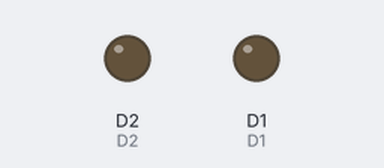
A sketch run on a simulated ESP8266 (NodeMCU). Parts: output pins drawn as LEDs (lit = HIGH). WiFi joins after 1.5 s; servers stay silent unless stated; what the sketch prints to the serial monitor is not drawn.

Above: at 0.1 s.
At 1.6 s:
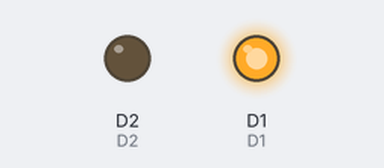
Timing chart, 0 to 3.1 s (numbered marks = the images above):
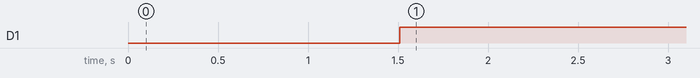

Measured:
- by itself, D1: LOW → HIGH at 1.5 s

The sketch:

WiFiStatusIndicator_using_ESP8266.ino
```cpp
/*
 * Project: WiFiStatusIndicator using ESP8266
 * Description: Monitors Wi-Fi and internet connectivity, using LEDs to indicate status.
 * Green LED (D1) = Wi-Fi + Internet connected
 * Red LED (D2) = Wi-Fi connected, but no internet
 * Red LED (D2) = No Wi-Fi connection
 * Author: [https://www.linkedin.com/in/vikram-lendave-aa8231267/]
 */

#include <ESP8266WiFi.h>

const int D1 = 5;  // GPIO5
const int D2 = 4;  // GPIO4

#ifndef STASSID
#define STASSID "IOT"
#define STAPSK "IOT12345"
#endif

const char* ssid = STASSID;
const char* password = STAPSK;

const char* host = "8.8.8.8"; // Google's DNS server for pinging

void setup() {
  // Initialize LED pins as output
  pinMode(D1, OUTPUT);
  pinMode(D2, OUTPUT);

  Serial.begin(9600);
  Serial.println();
  Serial.println();
  Serial.print("Connecting to ");
  Serial.println(ssid);

  // Set Wi-Fi mode as STA (station mode)
  WiFi.mode(WIFI_STA);
  WiFi.begin(ssid, password);

  // Wait until the Wi-Fi is connected
  while (WiFi.status() != WL_CONNECTED) {
    delay(500);
    Serial.print(".");
  }

  Serial.println("");
  Serial.println("WiFi connected");
  Serial.println("IP address: ");
  Serial.println(WiFi.localIP());
}

void loop() {
  // Check if Wi-Fi is connected
  if (WiFi.status() == WL_CONNECTED) {
    // Now, check if there is an internet connection
    long rtt = WiFi.ping(host); // Ping Google's DNS (8.8.8.8)

    if (rtt >= 0) {
      // If ping successful, internet is available
      Serial.println("Internet connected -->");
      digitalWrite(D1, HIGH);  // Turn on Green LED (Wi-Fi + Internet)
      digitalWrite(D2, LOW);   // Turn off Red LED
    } else {
      // If ping fails, there is no internet despite Wi-Fi connection
      Serial.println("No Internet -->");
      digitalWrite(D2, HIGH);  // Turn on Red LED (Wi-Fi, no internet)
      digitalWrite(D1, LOW);   // Turn off Green LED
    }
    delay(1000);  // Wait for 1 second
  } else {
    // If Wi-Fi is not connected
    Serial.println("Not Connected -->");
    digitalWrite(D2, HIGH);  // Turn on Red LED (No Wi-Fi)
    digitalWrite(D1, LOW);   // Turn off Green LED
    delay(1000);  // Wait for 1 second
  }
}
```
